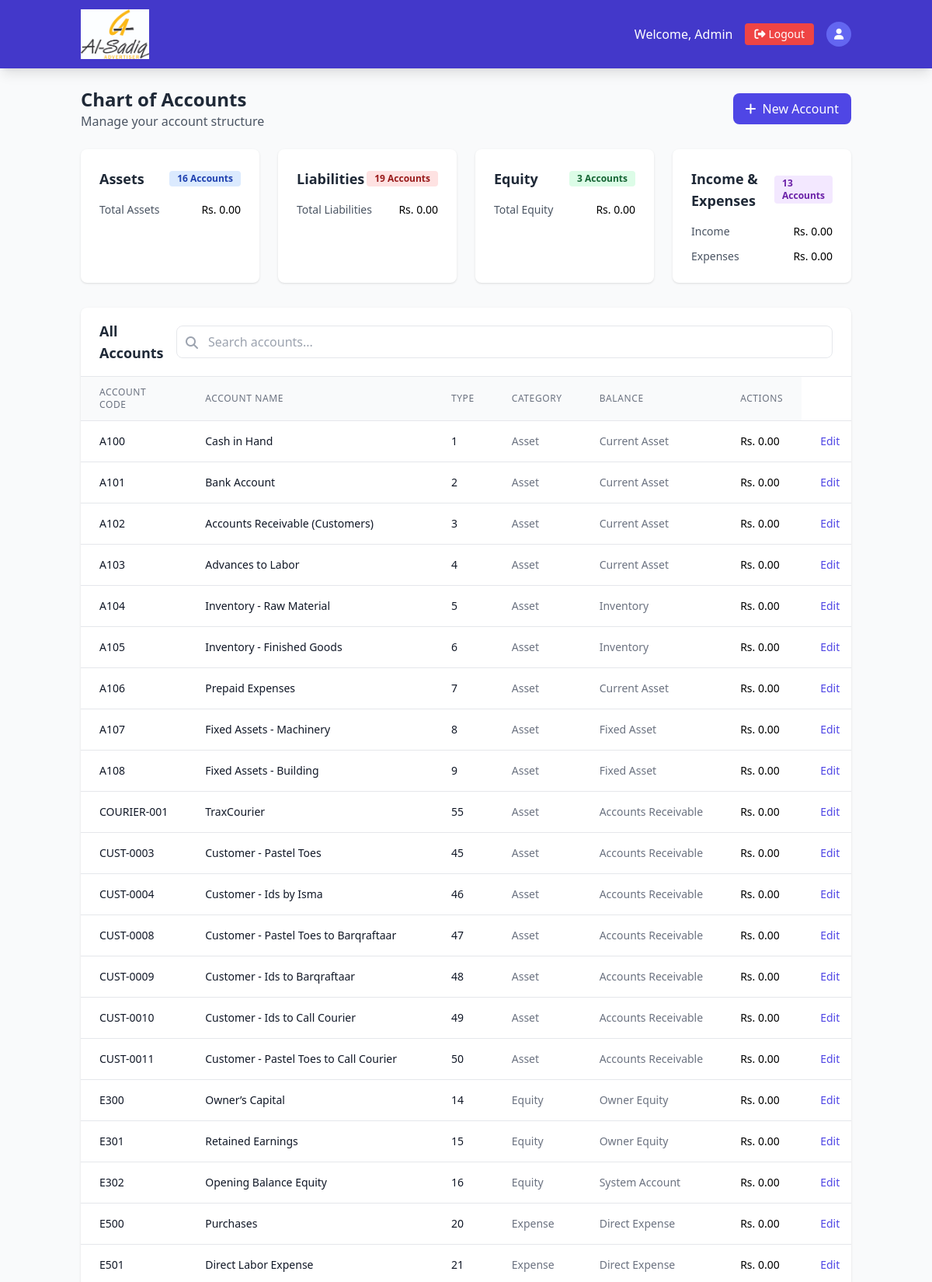
The app's page /chart_of_accounts.php (upper part) with its own data.
### tables this page shows
CREATE TABLE `accounts` (
  `id` int(11) NOT NULL,
  `code` varchar(20) NOT NULL,
  `name` varchar(100) NOT NULL,
  `type` enum('Asset','Liability','Equity','Income','Expense') NOT NULL,
  `category` varchar(50) DEFAULT NULL,
  `parent_id` int(11) DEFAULT NULL,
  `opening_balance` decimal(15,2) DEFAULT 0.00,
  `balance` decimal(15,2) DEFAULT 0.00,
  `created_at` timestamp NOT NULL DEFAULT current_timestamp(),
  `updated_at` timestamp NOT NULL DEFAULT current_timestamp() ON UPDATE current_timestamp()
);

### chart_of_accounts.php (the view, shortened to what this page needs)
<?php
include 'header.php';
include 'menu.php';
$query = "SELECT * FROM accounts ORDER BY code";
$result = mysqli_query($conn, $query);
$accounts = [];
while ($row = mysqli_fetch_assoc($result)) {
    $accounts[] = $row;
}
?>
<div class="container mx-auto px-4 py-6">
    <div class="flex flex-col md:flex-row justify-between items-start md:items-center mb-6">
        <div>
            <h2 class="text-2xl font-bold text-gray-800">Chart of Accounts</h2>
            <p class="text-gray-600">Manage your account structure</p>
        </div>
        <div class="mt-4 md:mt-0 flex space-x-3">
            <a href="account_form.php" class="bg-indigo-600 hover:bg-indigo-700 text-white px-4 py-2 rounded-lg flex items-center">
                <i class="fas fa-plus mr-2"></i> New Account
            </a>
        </div>
    </div>
    <div class="grid grid-cols-1 md:grid-cols-2 lg:grid-cols-4 gap-6 mb-8">
        <?php
        $summary = [
            'Asset' => ['count' => 0, 'balance' => 0],
            'Liability' => ['count' => 0, 'balance' => 0],
            'Equity' => ['count' => 0, 'balance' => 0],
            'Income' => ['count' => 0, 'balance' => 0],
            'Expense' => ['count' => 0, 'balance' => 0]
        ];
        foreach ($accounts as $account) {
            $type = $account['type'];
            $summary[$type]['count']++;
            $summary[$type]['balance'] += $account['balance'];
        }
        ?>
        <div class="bg-white rounded-lg shadow p-6">
            <div class="flex items-center justify-between mb-4">
                <h3 class="text-lg font-semibold text-gray-800">Assets</h3>
                <span class="bg-blue-100 text-blue-800 text-xs font-semibold px-2.5 py-0.5 rounded"><?php echo $summary['Asset']['count']; ?> Accounts</span>
            </div>
            <div class="space-y-3">
                <div class="flex justify-between items-center">
                    <span class="text-sm text-gray-600">Total Assets</span>
                    <span class="text-sm font-medium">Rs. <?php echo number_format($summary['Asset']['balance'], 2); ?></span>
                </div>
            </div>
        </div>
        <div class="bg-white rounded-lg shadow p-6">
            <div class="flex items-center justify-between mb-4">
                <h3 class="text-lg font-semibold text-gray-800">Liabilities</h3>
                <span class="bg-red-100 text-red-800 text-xs font-semibold px-2.5 py-0.5 rounded"><?php echo $summary['Liability']['count']; ?> Accounts</span>
            </div>
            <div class="space-y-3">
                <div class="flex justify-between items-center">
                    <span class="text-sm text-gray-600">Total Liabilities</span>
                    <span class="text-sm font-medium">Rs. <?php echo number_format($summary['Liability']['balance'], 2); ?></span>
                </div>
            </div>
        </div>
        <div class="bg-white rounded-lg shadow p-6">
            <div class="flex items-center justify-between mb-4">
                <h3 class="text-lg font-semibold text-gray-800">Equity</h3>
                <span class="bg-green-100 text-green-800 text-xs font-semibold px-2.5 py-0.5 rounded"><?php echo $summary['Equity']['count']; ?> Accounts</span>
            </div>
            <div class="space-y-3">
                <div class="flex justify-between items-center">
                    <span class="text-sm text-gray-600">Total Equity</span>
                    <span class="text-sm font-medium">Rs. <?php echo number_format($summary['Equity']['balance'], 2); ?></span>
                </div>
            </div>
        </div>
        <div class="bg-white rounded-lg shadow p-6">
            <div class="flex items-center justify-between mb-4">
                <h3 class="text-lg font-semibold text-gray-800">Income & Expenses</h3>
                <span class="bg-purple-100 text-purple-800 text-xs font-semibold px-2.5 py-0.5 rounded"><?php echo $summary['Income']['count'] + $summary['Expense']['count']; ?> Accounts</span>
            </div>
            <div class="space-y-3">
                <div class="flex justify-between items-center">
                    <span class="text-sm text-gray-600">Income</span>
                    <span class="text-sm font-medium">Rs. <?php echo number_format($summary['Income']['balance'], 2); ?></span>
                </div>
                <div class="flex justify-between items-center">
                    <span class="text-sm text-gray-600">Expenses</span>
                    <span class="text-sm font-medium">Rs. <?php echo number_format($summary['Expense']['balance'], 2); ?></span>
                </div>
            </div>
        </div>
    </div>
    <div class="bg-white rounded-lg shadow overflow-hidden">
        <div class="px-6 py-4 border-b border-gray-200 flex justify-between items-center">
            <h3 class="text-lg font-semibold text-gray-800">All Accounts</h3>
           <div class="relative w-full">
    <input type="text" placeholder="Search accounts..."  id="accountSearch"
           class="w-full pl-10 pr-4 py-2 border rounded-lg focus:outline-none focus:ring-2 focus:ring-indigo-500">
    <div class="absolute left-3 top-2.5 text-gray-400">
        <i class="fas fa-search"></i>
    </div>
</div>
        </div>
        <div class="overflow-x-auto">
            <table class="min-w-full divide-y divide-gray-200">
                <thead class="bg-gray-50">
                    <tr>
                        <th scope="col" class="px-6 py-3 text-left text-xs font-medium text-gray-500 uppercase tracking-wider">Account Code</th>
                        <th scope="col" class="px-6 py-3 text-left text-xs font-medium text-gray-500 uppercase tracking-wider">Account Name</th>
                        <th scope="col" class="px-6 py-3 text-left text-xs font-medium text-gray-500 uppercase tracking-wider">Type</th>
                        <th scope="col" class="px-6 py-3 text-left text-xs font-medium text-gray-500 uppercase tracking-wider">Category</th>
                        <th scope="col" class="px-6 py-3 text-left text-xs font-medium text-gray-500 uppercase tracking-wider">Balance</th>
                        <th scope="col" class="px-6 py-3 text-left text-xs font-medium text-gray-500 uppercase tracking-wider">Actions</th>
                    </tr>
                </thead>
                <tbody class="bg-white divide-y divide-gray-200">
                    <?php foreach ($accounts as $account): ?>
                    <tr>
                        <td class="px-6 py-4 whitespace-nowrap text-sm font-medium text-gray-900"><?php echo htmlspecialchars($account['code']); ?></td>
                        <td class="px-6 py-4 whitespace-nowrap text-sm font-medium text-gray-900"><?php echo htmlspecialchars($account['name']); ?></td>
                          <td class="px-6 py-4 whitespace-nowrap text-sm font-medium text-gray-900"><?php echo htmlspecialchars($account['id']); ?></td>
                        <td class="px-6 py-4 whitespace-nowrap text-sm text-gray-500"><?php echo htmlspecialchars($account['type']); ?></td>
                        <td class="px-6 py-4 whitespace-nowrap text-sm text-gray-500"><?php echo htmlspecialchars($account['category']); ?></td>
                        <td class="px-6 py-4 whitespace-nowrap text-sm font-medium">Rs. <?php echo number_format($account['balance'], 2); ?></td>
                        <td class="px-6 py-4 whitespace-nowrap text-sm font-medium">
                            <a href="account_form.php?id=<?php echo $account['id']; ?>" class="text-indigo-600 hover:text-indigo-900 mr-3">Edit</a>
                        </td>
                    </tr>
                    <?php endforeach; ?>
                </tbody>
            </table>
        </div>
    </div>
</div>
<?php include 'footer.php'; ?>

### records on screen
accounts: code "A100", name "Cash in Hand", id "1", type "Asset", category "Current Asset", balance "0.00"
accounts: code "A101", name "Bank Account", id "2", type "Asset", category "Current Asset", balance "0.00"
accounts: code "A102", name "Accounts Receivable (Customers)", id "3", type "Asset", category "Current Asset", balance "0.00"
accounts: code "A103", name "Advances to Labor", id "4", type "Asset", category "Current Asset", balance "0.00"
accounts: code "A104", name "Inventory - Raw Material", id "5", type "Asset", category "Inventory", balance "0.00"
accounts: code "A105", name "Inventory - Finished Goods", id "6", type "Asset", category "Inventory", balance "0.00"
accounts: code "A106", name "Prepaid Expenses", id "7", type "Asset", category "Current Asset", balance "0.00"
accounts: code "A107", name "Fixed Assets - Machinery", id "8", type "Asset", category "Fixed Asset", balance "0.00"
accounts: code "A108", name "Fixed Assets - Building", id "9", type "Asset", category "Fixed Asset", balance "0.00"
accounts: code "COURIER-001", name "TraxCourier", id "55", type "Asset", category "Accounts Receivable", balance "0.00"
accounts: code "CUST-0003", name "Customer - Pastel Toes", id "45", type "Asset", category "Accounts Receivable", balance "0.00"
accounts: code "CUST-0004", name "Customer - Ids by Isma", id "46", type "Asset", category "Accounts Receivable", balance "0.00"
accounts: code "CUST-0008", name "Customer - Pastel Toes to Barqraftaar", id "47", type "Asset", category "Accounts Receivable", balance "0.00"
accounts: code "CUST-0009", name "Customer - Ids to Barqraftaar", id "48", type "Asset", category "Accounts Receivable", balance "0.00"
accounts: code "CUST-0010", name "Customer - Ids to Call Courier", id "49", type "Asset", category "Accounts Receivable", balance "0.00"
accounts: code "CUST-0011", name "Customer - Pastel Toes to Call Courier", id "50", type "Asset", category "Accounts Receivable", balance "0.00"
accounts: code "E300", name "Owner’s Capital", id "14", type "Equity", category "Owner Equity", balance "0.00"
accounts: code "E301", name "Retained Earnings", id "15", type "Equity", category "Owner Equity", balance "0.00"
accounts: code "E302", name "Opening Balance Equity", id "16", type "Equity", category "System Account", balance "0.00"
accounts: code "E500", name "Purchases", id "20", type "Expense", category "Direct Expense", balance "0.00"
accounts: code "E501", name "Direct Labor Expense", id "21", type "Expense", category "Direct Expense", balance "0.00"

### other values on screen
$summary['Asset']['count'] "16"
$summary['Asset']['balance'] "0.00"
$summary['Liability']['count'] "19"
$summary['Liability']['balance'] "0.00"
$summary['Equity']['count'] "3"
$summary['Equity']['balance'] "0.00"
$summary['Income']['count'] + $summary['Expense']['count'] "13"
$summary['Income']['balance'] "0.00"
$summary['Expense']['balance'] "0.00"
